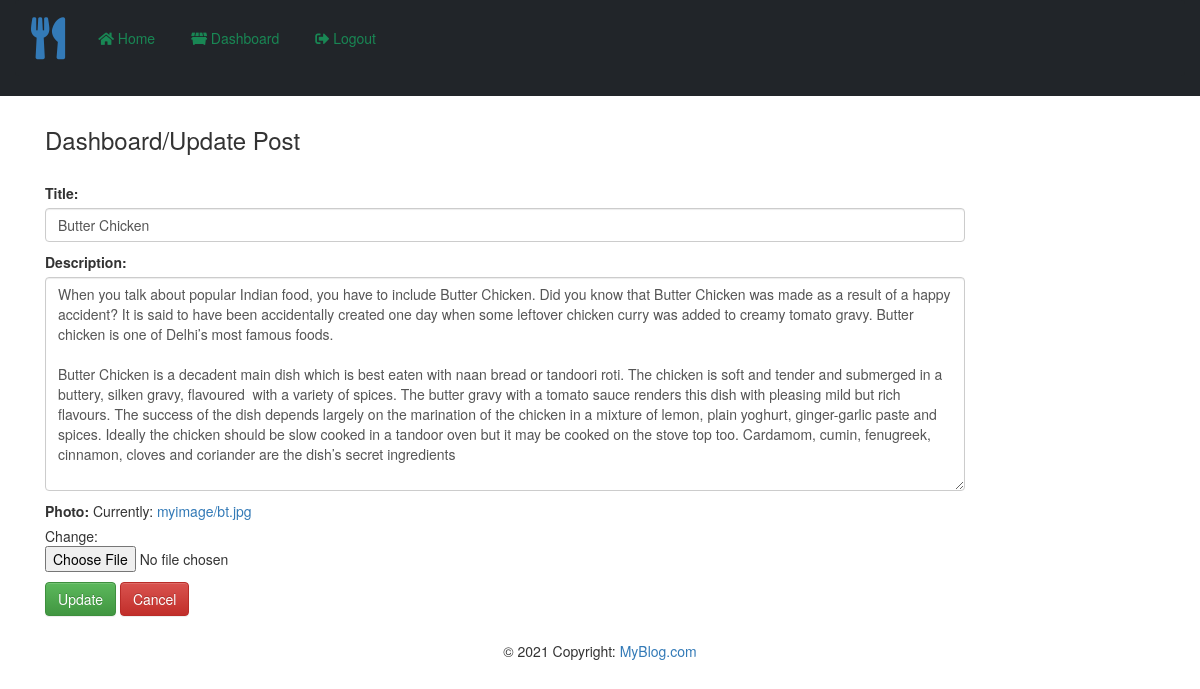
The page /update/20 (signed in) on the database its author committed.
### blog/models.py (models this page shows)
class Post(models.Model):
    title= models.CharField(max_length=200)
    desc= models.TextField()
    photo = models.ImageField(upload_to='myimage', width_field=None)

### blog/views.py (the view)
# urls.py: path('update/<int:id>',views.update, name="update"),
def update(request,id):
    if request.user.is_authenticated:
        if request.method=='POST':
            pi=Post.objects.get(pk=id)
            form=PostForm(request.POST, instance=pi)
            if form.is_valid():
                form.save()
        else:
            pi=Post.objects.get(pk=id)
            form=PostForm(instance=pi)
        context={'form':form}
        return render(request,'blog/update.html',context)
    else:
        return HttpResponseRedirect('/login/')

### blog/forms.py
class PostForm(forms.ModelForm):
    class Meta:
        model = Post
        fields= ['title', 'desc','photo']
        labels = {'title':'Title', 'desc':'Description','photo':'Photo'}
        widgets={
            'title':forms.TextInput(attrs={'class':'form-control'}),
            'desc':forms.Textarea(attrs={'class':'form-control'}),
        }

### blog/templates/blog/update.html (shortened to what this page needs)
{% extends "blog/base.html" %}
{% load static %}
{% block content %}
<div class="col-sm-10">
    <h3 class=" my-5">Dashboard/Update Post</h3>
    <form action="" method="POST" novalidate>
        {{form.as_p}}
        <a href="{% url 'dashboard' %}" class="btn btn-success">Update</a>
        <a href="{% url 'dashboard' %}" class="btn btn-danger">Cancel</a>
    </form>
</div>
{% endblock content %}

### blog/static/blog/css/style.css (style rules this page uses)
body { background-color: rgb(75, 74, 74); color:rgb(255, 255, 255); }

### rows shown on the page
Post: title "Butter Chicken", desc "When you talk about popular Indian food, you have to include Butter Chicken. Did you know that Butter Chicken was made as a result of a happy accident? It is said to have been accidentally created one day when some leftover chicken curry was added to creamy tomato gravy. Butter chicken is one of Delhi’s most famous foods. Butter Chicken is a decadent main dish which is best eaten with naan bread or tandoori roti. The chicken is soft and tender and submerged in a buttery, silken gravy, flavoured with a variety of spices. The butter gravy with a tomato sauce renders this dish with pleasing mild but rich flavours. The success of the dish depends largely on the marination of the chicken in a…"
